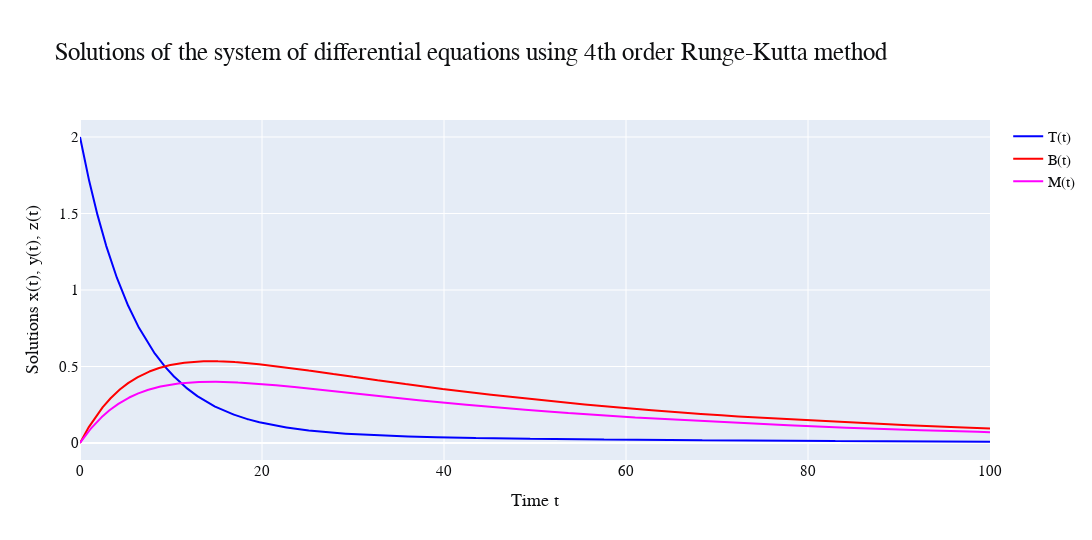

Notebook cell for this chart:
### Markdown cell above
### Plotting

### Code cell
# Plot the results
fig = go.Figure()
fig.add_traces([
    go.Scatter(x=t, y=x, mode='lines', marker = {'color' : 'blue'}, name="T(t)"),
    go.Scatter(x=t, y=y, mode='lines', marker = {'color' : 'red'}, name="B(t)"),
    go.Scatter(x=t, y=z, mode='lines', marker = {'color' : 'magenta'}, name="M(t)")
])
fig.update_layout(
    title_text='Solutions of the system of differential equations using 4th order Runge-Kutta method',
    xaxis_title='Time t',
    yaxis_title='Solutions x(t), y(t), z(t)',
    height=1080*0.5,
    width=1920*0.6,
    font_family="CMU Serif",
    font_size=15,
    title_font_size=25,
    font_color="#0e0f11",
    margin=dict(t=120, b=80)
)
fig.show()

### Figure 1 — Plotly figure (JSON) as saved in the notebook; plotly's stock layout.template omitted (floating-point values rounded to 4 significant figures; data arrays with more than 128 entries replaced by an {"elided": "..."} marker saying what was removed)
{"data": [{"marker": {"color": "blue"}, "mode": "lines", "name": "T(t)", "type": "scatter", "x": {"elided": "10001 float values"}, "y": {"elided": "10001 float values"}}, {"marker": {"color": "red"}, "mode": "lines", "name": "B(t)", "type": "scatter", "x": {"elided": "10001 float values"}, "y": {"elided": "10001 float values"}}, {"marker": {"color": "magenta"}, "mode": "lines", "name": "M(t)", "type": "scatter", "x": {"elided": "10001 float values"}, "y": {"elided": "10001 float values"}}], "layout": {"font": {"color": "#0e0f11", "family": "CMU Serif", "size": 15}, "height": 540, "margin": {"b": 80, "t": 120}, "title": {"font": {"size": 25}, "text": "Solutions of the system of differential equations using 4th order Runge-Kutta method"}, "width": 1152, "xaxis": {"title": {"text": "Time t"}}, "yaxis": {"title": {"text": "Solutions x(t), y(t), z(t)"}}}}
